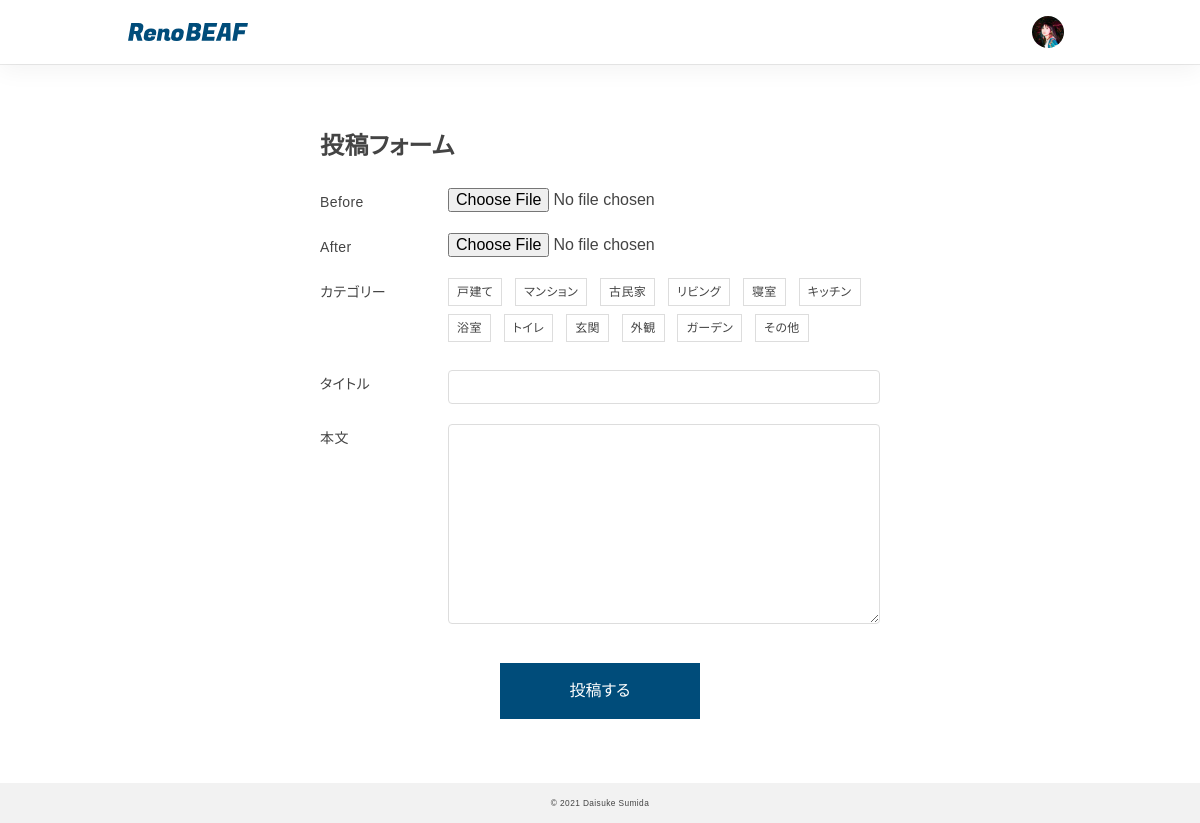
The app's page /diy_sns/user/post/index.php (signed in) with its own data.
### tables this page shows
CREATE TABLE `categories_table` (
  `id` int(11) NOT NULL,
  `name` varchar(128) NOT NULL,
  `slug` varchar(128) NOT NULL
);

### diy_sns/user/post/index.php (the view, shortened to what this page needs)
<?php
$path = $_SERVER['DOCUMENT_ROOT'] . "/diy_sns";
include $path . "/common/functions.php";
$pdo = connect_to_db();
$sql = 'SELECT * FROM categories_table';
$stmt = $pdo->prepare($sql);
try {
  $status = $stmt->execute();
} catch (PDOException $e) {
  echo json_encode(["sql error" => "{$e->getMessage()}"]);
  exit();
}
$result = $stmt->fetchAll(PDO::FETCH_ASSOC);
$output_category = "";
foreach ($result as $val) {
  $output_category .= "
    <label class='c-label-checkbox'><input type='checkbox' name='category[]' value='{$val["id"]}'><span>{$val["name"]}</span></label>
  ";
}
?>
<?php include $path . "/common/header.php"; ?>
<link rel="stylesheet" href="https://cdnjs.cloudflare.com/ajax/libs/cropperjs/1.5.6/cropper.css" />
<main>
  <section class="section">
    <div class="wrapper wrapper--secondary">
      <h1>投稿フォーム</h1>
      <div class="form">
        <dl>
          <dt>Before</dt>
          <dd>
            <input type="file" name="image" class="input-image" data-target="before">
          </dd>
        </dl>
        <dl>
          <dt>After</dt>
          <dd>
            <input type="file" name="" class="input-image" data-target="after">
          </dd>
        </dl>
        <form action="./post.php" method="POST">
          <dl>
            <dt>カテゴリー</dt>
            <dd><?= $output_category; ?></dd>
          </dl>
          <dl>
            <dt>タイトル</dt>
            <dd><input type="text" name="title"></dd>
          </dl>
          <dl>
            <dt>本文</dt>
            <dd><textarea name="body" rows="10"></textarea></dd>
          </dl>
          <button class="c-submit" type="submit">投稿する</button>
        </form>
      </div>
    </div>
  </section>
</main>
<?php include $path . "/common/footer.php"; ?>

### records on screen
categories_table: name "戸建て"
categories_table: name "マンション"
categories_table: name "古民家"
categories_table: name "リビング"
categories_table: name "寝室"
categories_table: name "キッチン"
categories_table: name "浴室"
categories_table: name "トイレ"
categories_table: name "玄関"
categories_table: name "外観"
categories_table: name "ガーデン"
categories_table: name "その他"
